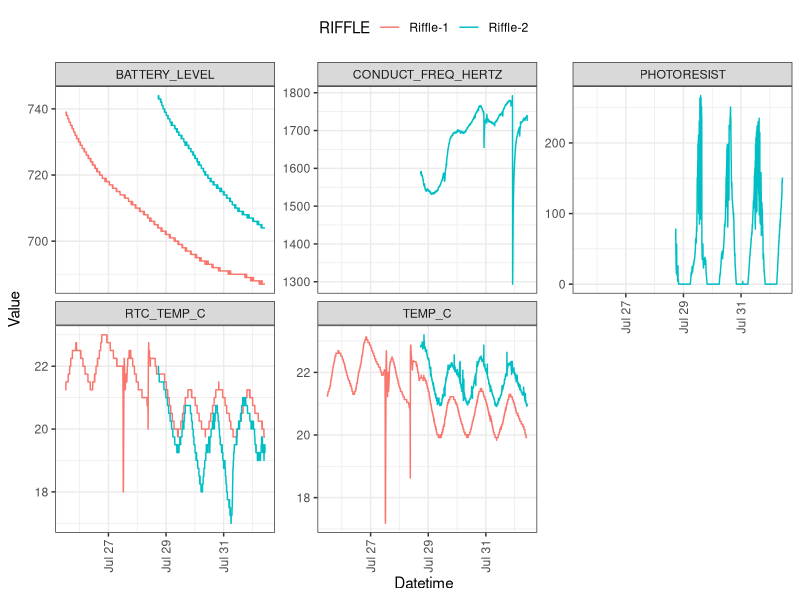
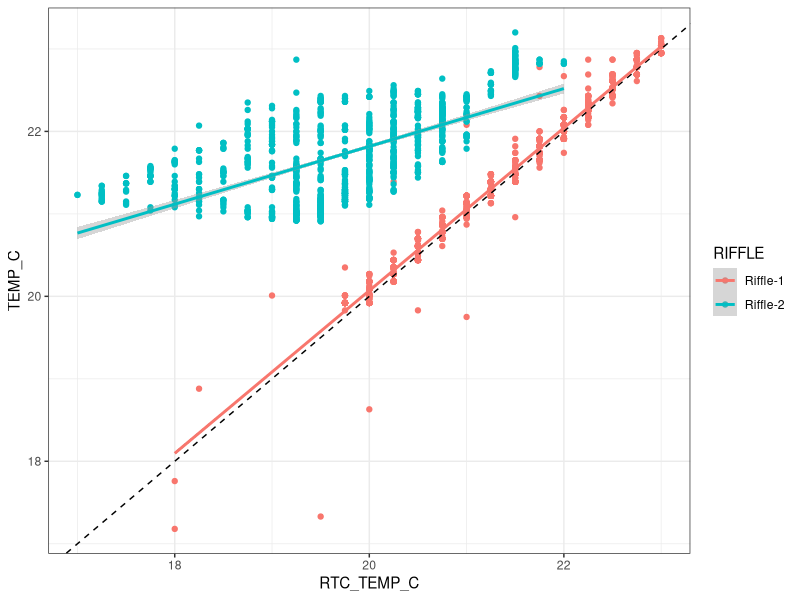
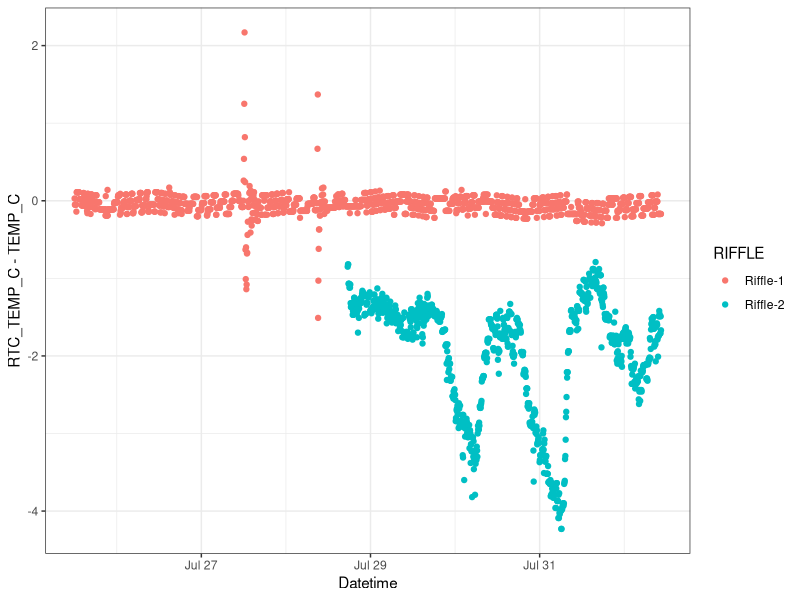
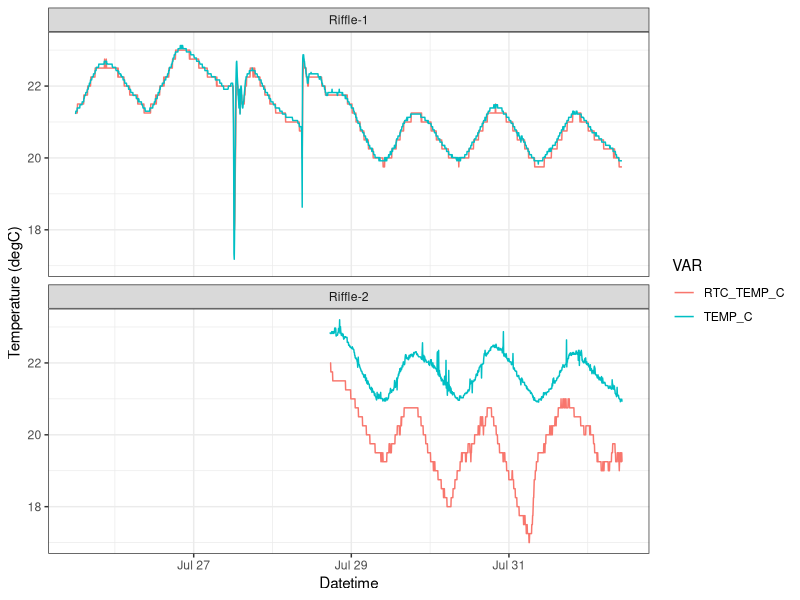
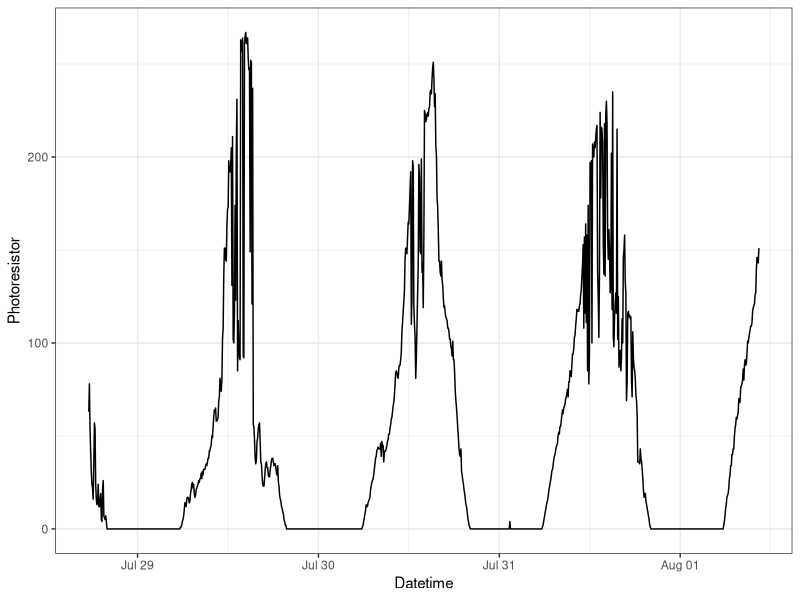
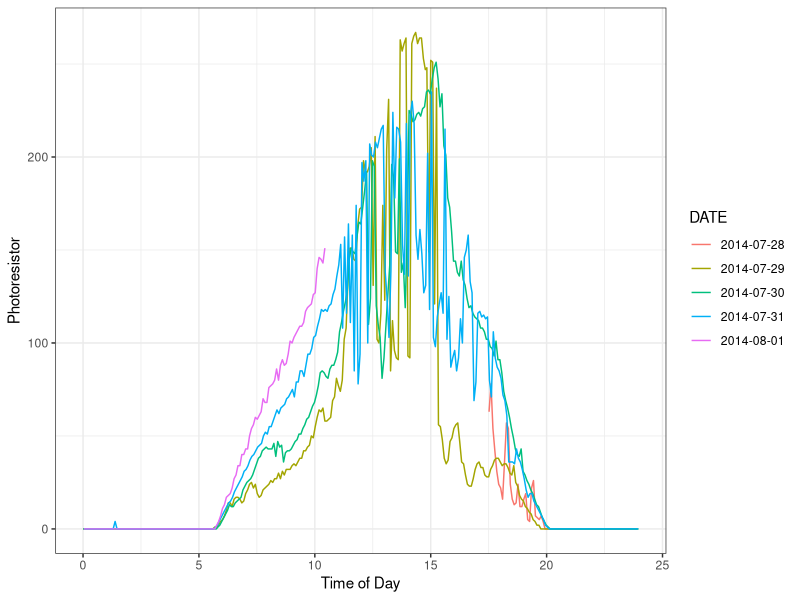
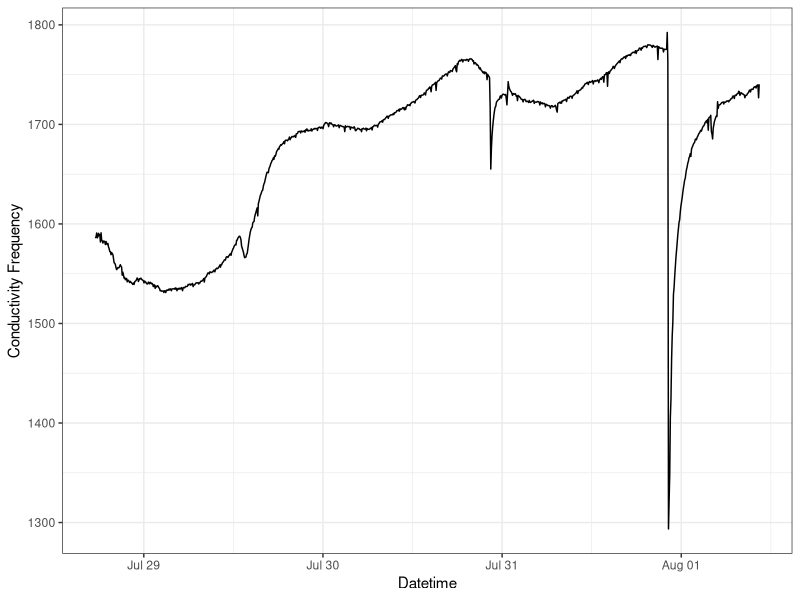
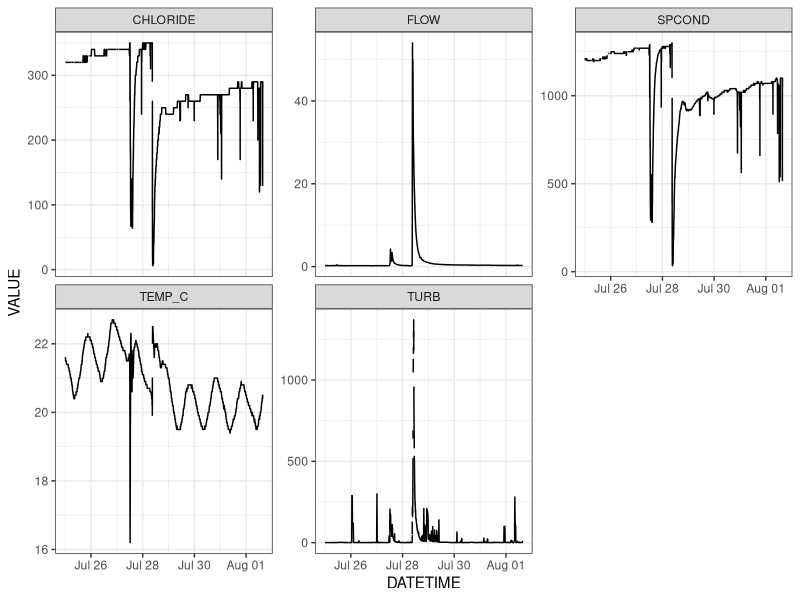

Reproduce these figures in R, in order.
## ---- chunk 1
library(lubridate)
library(dplyr)
library(tidyr)
library(stringr)
library(ggplot2)
theme_set(theme_bw())
## ---- chunk 2
riffle1 <- read.csv('./data/riffle1Deploy.CSV', as.is=TRUE)
riffle2 <- read.csv('./data/riffle2Deploy.CSV', as.is=TRUE)
head(riffle1)
head(riffle2)
## ---- chunk 3
riffle1 <- mutate(riffle1,
                  DATETIME=ymd_hms(DATETIME),
                  RIFFLE='Riffle-1',
                  BATTERY_LEVEL=BATTERY_LEVEL*100) %>%
    filter(DATETIME >= ymd_hm("2014-07-25 12:00"),
           DATETIME <= ymd_hm("2014-08-01 10:30"))
riffle2 <- mutate(riffle2,
                  DATETIME_REG=ymd_hms(DATETIME_REG),
                  RIFFLE='Riffle-2') %>%
    filter(DATETIME_REG >= ymd_hm("2014-07-28 17:30"),
           DATETIME_REG <= ymd_hm("2014-08-01 10:30"))
## ---- chunk 4
riffle1 <- gather(riffle1, VAR, VALUE, RTC_TEMP_C:BATTERY_LEVEL)
riffle2 <- mutate(riffle2, DATETIME=DATETIME_REG) %>%
  select(-DATETIME_UNIX, -DATETIME_REG) %>%
  gather(VAR, VALUE, RTC_TEMP_C, TEMP_C, 
         CONDUCT_FREQ_HERTZ, PHOTORESIST, BATTERY_LEVEL)
df <- rbind(riffle1, riffle2) %>%
  mutate(RIFFLE=factor(RIFFLE))
summary(df)
## ---- chunk 5
ggplot(df, aes(DATETIME, VALUE, color=RIFFLE)) +
  geom_line() +
  facet_wrap(~VAR, scales='free_y') +
  labs(x='Datetime', y='Value') +
  theme(axis.text.x=element_text(angle=90, hjust=1, vjust=0.5),
        legend.position='top')
## ---- chunk 6
spread(df, VAR, VALUE) %>%
  ggplot(aes(RTC_TEMP_C, TEMP_C, color=RIFFLE)) +
  geom_point() +
  geom_abline(color='black', linetype=2) +
  geom_smooth(method='lm')
## ---- chunk 7
spread(df, VAR, VALUE) %>%
  ggplot(aes(DATETIME, RTC_TEMP_C-TEMP_C, color=RIFFLE)) +
  geom_point() +
  labs(x="Datetime")
## ---- chunk 8
filter(df, VAR %in% c("RTC_TEMP_C", "TEMP_C")) %>%
ggplot(aes(DATETIME, VALUE, color=VAR)) +
  geom_line() +
  facet_wrap(~RIFFLE, ncol=1) +
  labs(x="Datetime", y="Temperature (degC)")
## ---- chunk 9
filter(df, VAR=='PHOTORESIST') %>%
  ggplot(aes(DATETIME, VALUE)) +
  geom_line() +
  labs(x='Datetime', y='Photoresistor')
## ---- chunk 10
filter(df, VAR=='PHOTORESIST') %>%
  mutate(DATE=factor(floor_date(DATETIME, unit='day')),
         DECIMAL_TIME=hour(DATETIME)+minute(DATETIME)/60) %>%
  ggplot(aes(DECIMAL_TIME, VALUE, color=DATE)) +
  geom_line() +
  labs(x='Time of Day', y='Photoresistor')
## ---- chunk 11
filter(df, VAR=='CONDUCT_FREQ_HERTZ') %>%
  ggplot(aes(DATETIME, VALUE)) +
  geom_line() +
  labs(x='Datetime', y='Conductivity Frequency')
## ---- chunk 12
usgs <- read.table('./data/01104455_20140725.txt', sep='\t', skip=30)
names(usgs) <- c('AGENCY', 'STATION_ID', 'DATETIME', 'TIMEZONE', 'FLOW', 'FLOW_FLAG', 'TEMP_C', 'TEMP_FLAG', 'SPCOND', 'SPCOND_FLAG', 'TURB', 'TURB_FLAG', 'CHLORIDE', 'CHLORIDE_FLAG')
usgs <- select(usgs, DATETIME, FLOW, TEMP_C, SPCOND, TURB, CHLORIDE) %>%
  mutate(DATETIME=ymd_hm(DATETIME))
head(usgs)
## ---- chunk 13
usgs <- gather(usgs, VAR, VALUE, FLOW:CHLORIDE)
## ---- chunk 14
ggplot(usgs, aes(DATETIME, VALUE)) +
  geom_line() +
  facet_wrap(~VAR, scales='free_y')
## ---- chunk 15
riffle.temp <- filter(df, VAR=="TEMP_C") %>%
  mutate(SOURCE=RIFFLE) %>%
  select(DATETIME, SOURCE, VAR, VALUE)
usgs.temp <- filter(usgs, VAR=="TEMP_C") %>%
  mutate(SOURCE='USGS') %>%
  select(DATETIME, SOURCE, VAR, VALUE)
temp <- rbind(riffle.temp, usgs.temp)
ggplot(temp, aes(DATETIME, VALUE, color=SOURCE)) +
  geom_line() +
  labs(x="Datetime", y="Water Temperature (degC)")
## ---- chunk 16
temp.compare <- mutate(temp, 
       DATEHOUR=round_date(DATETIME, unit='hour'),
       SOURCE = str_replace_all(SOURCE, '-', '_')) %>%
  group_by(DATEHOUR, SOURCE, VAR) %>%
  summarize(VALUE=mean(VALUE, na.rm=TRUE)) %>%
  spread(SOURCE, VALUE) %>%
  gather(RIFFLE, VALUE, Riffle_1:Riffle_2) %>%
  filter(!is.na(VALUE))

temp.compare %>%
  ggplot(aes(USGS, VALUE, color=RIFFLE)) +
  geom_point() +
  geom_smooth(method='lm') +
  geom_abline(color='black', linetype=2)
## ---- chunk 17
lm.riffle_1 <- filter(temp.compare, RIFFLE=="Riffle_1", USGS >= 19) %>%
  lm(VALUE ~ USGS, data=.)
summary(lm.riffle_1)
## ---- chunk 18
lm.riffle_2 <- filter(temp.compare, RIFFLE=="Riffle_2") %>%
  lm(VALUE ~ USGS, data=.)
summary(lm.riffle_2)
## ---- chunk 19
riffle.cond <- filter(df, VAR=="CONDUCT_FREQ_HERTZ") %>%
  mutate(SOURCE='RIFFLE') %>%
  select(DATETIME, SOURCE, VAR, VALUE)
usgs.cond <- filter(usgs, VAR=="SPCOND", DATETIME>=min(riffle.cond$DATETIME),
                    DATETIME<=max(riffle.cond$DATETIME)) %>%
  mutate(SOURCE='USGS') %>%
  select(DATETIME, SOURCE, VAR, VALUE)
cond <- rbind(riffle.cond, usgs.cond)
ggplot(cond, aes(DATETIME, VALUE, color=SOURCE)) +
  geom_line() +
  labs(x="Datetime", y="Conductivity Freq (Riffle) / Sp. Conductivity (USGS)")
## ---- chunk 20
cond.hr <- mutate(cond, DATEHOUR=round_date(DATETIME, unit='hour')) %>%
  group_by(DATEHOUR, SOURCE, VAR) %>%
  summarise(N=n(), VALUE=mean(VALUE, na.rm=TRUE)) %>%
  select(-VAR, -N) %>%
  spread(SOURCE, VALUE)
ggplot(cond.hr, aes(USGS, RIFFLE)) +
  geom_point() +
  geom_smooth(method='lm')
## ---- chunk 21
usgs.temp.hr <- group_by(usgs.temp, DATEHOUR=round_date(DATETIME, unit='hour')) %>%
  group_by(DATEHOUR) %>%
  summarise(TEMP=mean(VALUE, na.rm=TRUE))
cond.temp.hr <- merge(cond.hr, usgs.temp.hr, by='DATEHOUR', all.x=TRUE)
ggplot(cond.temp.hr, aes(USGS, RIFFLE, color=TEMP)) +
  geom_point() +
  geom_smooth(method='lm') +
  scale_color_gradient(low='steelblue', high='orangered')
## ---- chunk 22
R_A <- 3300  # ohm
C <- 1e-7    # F
L_A <- 1*100 # 1/cm * 100 cm/m -> 100/m
cond.temp.hr <- mutate(cond.temp.hr,
                       RIFFLE_COND = 2*L_A/(1/(0.7*RIFFLE*C) - R_A), # S/m
                       RIFFLE_COND = RIFFLE_COND * 1e6 / 1e2)        # S/m * 1e6 uS/S * m/1e2 cm -> uS/cm
## ---- chunk 23
select(cond.temp.hr, DATEHOUR, USGS, RIFFLE_COND) %>%
  gather(SOURCE, VALUE, USGS:RIFFLE_COND) %>%
ggplot(aes(DATEHOUR, VALUE, color=SOURCE)) +
  geom_line() +
  labs(x="Date", y="Riffle Conductivity / USGS Specific Conductivity (uS/cm)") +
  theme(legend.position='bottom')
## ---- chunk 24
alpha <- 0.024
cond.temp.hr <- mutate(cond.temp.hr,
                       RIFFLE_SPCOND = RIFFLE_COND / (1 + alpha*(TEMP-25)))
## ---- chunk 25
select(cond.temp.hr, DATEHOUR, USGS, RIFFLE_SPCOND) %>%
  gather(SOURCE, VALUE, USGS:RIFFLE_SPCOND) %>%
ggplot(aes(DATEHOUR, VALUE, color=SOURCE)) +
  geom_line() +
  labs(x="Date", y="Specific Conductivity (uS/cm)") +
  theme(legend.position='bottom')
## ---- chunk 26
ggplot(cond.temp.hr, aes(USGS, RIFFLE_SPCOND)) +
  geom_point() + 
  geom_smooth(method='lm') +
  labs(x="USGS Specific Conductivity (uS/cm)", y="Riffle Specific Conductivity (uS/cm)")
## ---- chunk 27
filter(cond.temp.hr, DATEHOUR <= ymd_hm("2014-07-31 21:00")) %>%
ggplot(aes(USGS, RIFFLE_SPCOND)) +
  geom_point() + 
  geom_smooth(method='lm') +
  labs(x="USGS Specific Conductivity (uS/cm)", y="Riffle Specific Conductivity (uS/cm)")
## ---- chunk 28
R_A <- 3300  # ohm
C <- 1e-7    # F
L_A <- 2.3*100 # 1/cm * 100 cm/m -> 100/m
alpha <- 0.024
cond.temp.hr.adjust <- filter(cond.temp.hr, DATEHOUR <= ymd_hm("2014-07-31 21:00")) %>%
   mutate(RIFFLE_COND = 2*L_A/(1/(0.7*RIFFLE*C) - R_A),
          RIFFLE_COND = RIFFLE_COND * 1e6 / 1e2,
          RIFFLE_SPCOND = RIFFLE_COND / (1 + alpha*(TEMP-25)))
## ---- chunk 29
select(cond.temp.hr.adjust, DATEHOUR, USGS, RIFFLE_SPCOND) %>%
  gather(SOURCE, VALUE, USGS:RIFFLE_SPCOND) %>%
  ggplot(aes(DATEHOUR, VALUE, color=SOURCE)) +
    geom_line() +
    labs(x="Date/Time", y="Specific Conductivity (uS/cm)") +
    theme(legend.position='bottom', 
          axis.text.x=element_text(angle=90, hjust=1, vjust=0.5))
## ---- chunk 30
ggplot(cond.temp.hr.adjust, aes(USGS, RIFFLE_SPCOND)) +
  geom_point() + 
  geom_smooth(method='lm') +
  geom_abline(color='red', linetype=2) +
  labs(x="USGS Specific Conductivity (uS/cm)", y="Riffle Specific Conductivity (uS/cm)") +
  theme(legend.position='bottom', 
      axis.text.x=element_text(angle=90, hjust=1, vjust=0.5))
## ---- chunk 31
lm.spcond <- lm(RIFFLE_SPCOND ~ USGS, data=cond.temp.hr.adjust)
summary(lm.spcond)
